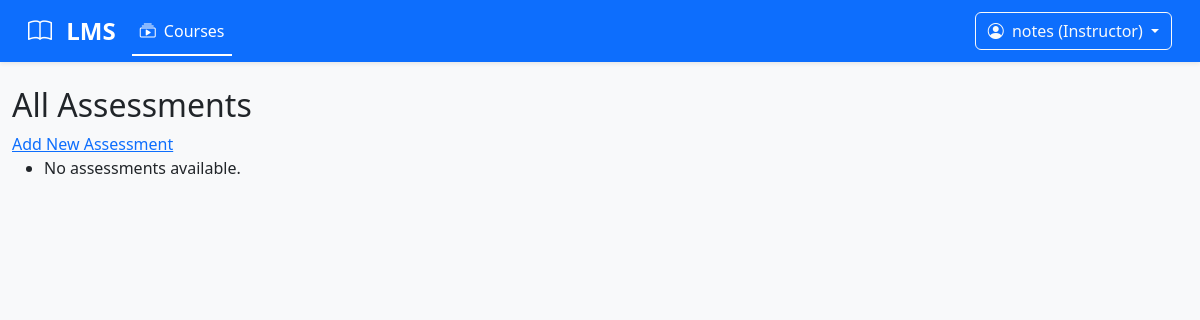
The app's page /assessments/assessments/ (signed in), older data.
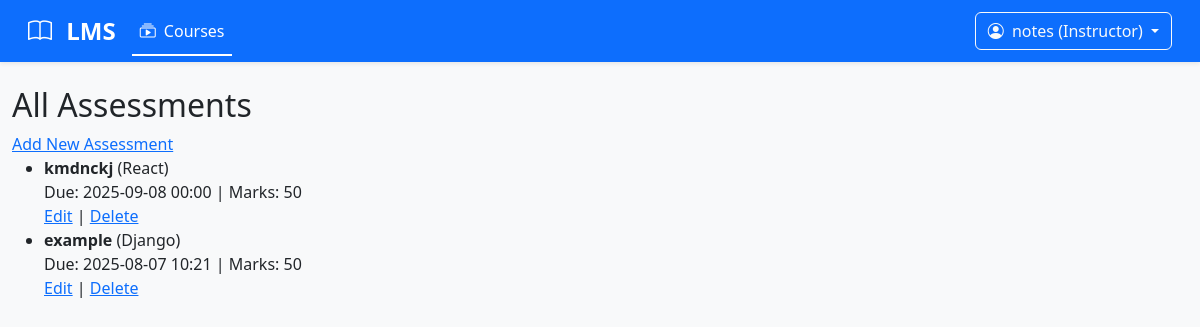
The same page, newer data.
### assessments/models.py (models this page shows, shortened)
class Assessment(models.Model):
    title = models.CharField(max_length=200)
    description = models.TextField()
    created_at = models.DateTimeField(auto_now_add=True)
    due_date = models.DateTimeField()
    total_marks = models.IntegerField()
    course = models.ForeignKey(Course, on_delete=models.CASCADE, related_name='assessments')

### courses/models.py (models this page shows, shortened)
class Course(models.Model):
    title = models.CharField(max_length=200)  # Title of the course
    description = models.TextField()          # Detailed course description
    instructor = models.ForeignKey(User, on_delete=models.CASCADE)  # Who created this course
    difficulty = models.CharField(max_length=20, choices=DIFFICULTY_CHOICES)  # Difficulty level
    created_at = models.DateTimeField(auto_now_add=True)  # Auto-set to current date when created

### assessments/views.py (the view)
# urls.py: path('assessments/', views.assessment_list, name='assessment_list'),
@user_passes_test(is_instructor)
@login_required
def assessment_list(request):
    assessments = Assessment.objects.all().order_by('-created_at')
    return render(request, 'assessments/assessment_list.html', {'assessments': assessments})

### assessments/views.py (called while the page is built)
def is_instructor(user):
    return user.groups.filter(name='Instructor').exists()

### notifications/context_processors.py (called while the page is built)
def unread_notifications(request):
    if request.user.is_authenticated:
        unread_count = Notification.objects.filter(user=request.user, is_read=False).count()
    else:
        unread_count = 0
    return {'unread_notification_count': unread_count}

### assessments/templates/assessments/assessment_list.html
{% extends 'base.html' %}
{% block content %}
  <h2>All Assessments</h2>
  <a href="{% url 'add_assessment' %}">Add New Assessment</a>
  <ul>
    {% for assessment in assessments %}
      <li>
        <strong>{{ assessment.title }}</strong> ({{ assessment.course.title }})<br>
        Due: {{ assessment.due_date|date:"Y-m-d H:i" }} |
        Marks: {{ assessment.total_marks }}<br>
        <a href="{% url 'edit_assessment' assessment.pk %}">Edit</a> |
        <a href="{% url 'delete_assessment' assessment.pk %}">Delete</a>
      </li>
    {% empty %}
      <li>No assessments available.</li>
    {% endfor %}
  </ul>
{% endblock %}

Row changes from the older to the newer data that the page shows:
added Assessment: title "kmdnckj", course "React", due_date "2025-09-08 00:00", total_marks "50"
added Assessment: title "example", course "Django", due_date "2025-08-07 10:21", total_marks "50"
Text that changed along with them:
text no longer shown: "No assessments available."
